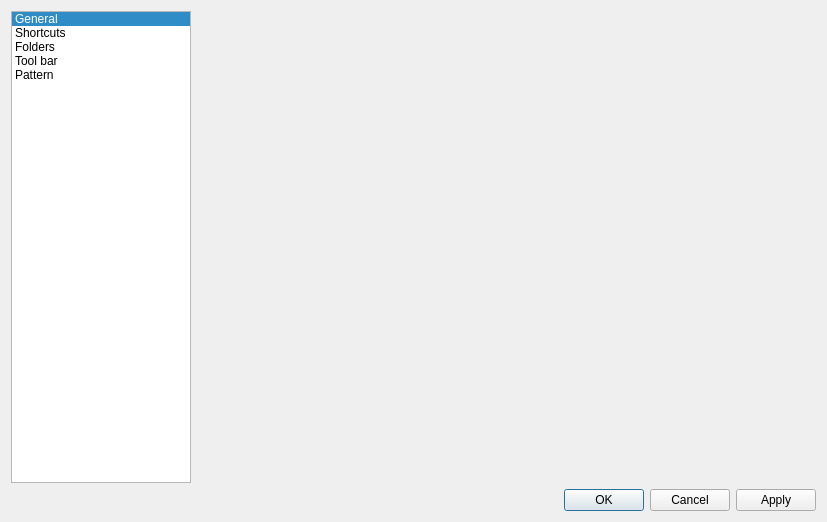
<?xml version="1.0" encoding="UTF-8"?>
<ui version="4.0">
 <class>DialogPreferences</class>
 <widget class="QDialog" name="DialogPreferences">
  <property name="geometry">
   <rect>
    <x>0</x>
    <y>0</y>
    <width>827</width>
    <height>522</height>
   </rect>
  </property>
  <property name="windowTitle">
   <string>Preferences</string>
  </property>
  <property name="windowIcon">
   <iconset resource="../../../libs/vmisc/share/resources/icon.qrc">
    <normaloff>:/icon/64x64/icon64x64.png</normaloff>:/icon/64x64/icon64x64.png</iconset>
  </property>
  <layout class="QVBoxLayout" name="verticalLayout">
   <item>
    <layout class="QHBoxLayout" name="horizontalLayout">
     <item>
      <widget class="QListWidget" name="contentsWidget">
       <property name="minimumSize">
        <size>
         <width>180</width>
         <height>0</height>
        </size>
       </property>
       <property name="maximumSize">
        <size>
         <width>180</width>
         <height>16777215</height>
        </size>
       </property>
       <property name="textElideMode">
        <enum>Qt::ElideNone</enum>
       </property>
       <property name="movement">
        <enum>QListView::Static</enum>
       </property>
       <property name="currentRow">
        <number>0</number>
       </property>
       <item>
        <property name="text">
         <string>General</string>
        </property>
        <property name="flags">
         <set>ItemIsSelectable|ItemIsUserCheckable|ItemIsEnabled</set>
        </property>
       </item>
       <item>
        <property name="text">
         <string>Shortcuts</string>
        </property>
        <property name="flags">
         <set>ItemIsSelectable|ItemIsUserCheckable|ItemIsEnabled</set>
        </property>
       </item>
       <item>
        <property name="text">
         <string>Folders</string>
        </property>
        <property name="flags">
         <set>ItemIsSelectable|ItemIsUserCheckable|ItemIsEnabled</set>
        </property>
       </item>
       <item>
        <property name="text">
         <string>Tool bar</string>
        </property>
        <property name="flags">
         <set>ItemIsSelectable|ItemIsUserCheckable|ItemIsEnabled</set>
        </property>
       </item>
       <item>
        <property name="text">
         <string>Pattern</string>
        </property>
        <property name="flags">
         <set>ItemIsSelectable|ItemIsUserCheckable|ItemIsEnabled</set>
        </property>
       </item>
      </widget>
     </item>
     <item>
      <widget class="QStackedWidget" name="pagesWidget">
       <property name="sizePolicy">
        <sizepolicy hsizetype="Expanding" vsizetype="Preferred">
         <horstretch>0</horstretch>
         <verstretch>0</verstretch>
        </sizepolicy>
       </property>
       <property name="sizeIncrement">
        <size>
         <width>0</width>
         <height>0</height>
        </size>
       </property>
       <widget class="QWidget" name="page_2"/>
      </widget>
     </item>
    </layout>
   </item>
   <item>
    <widget class="QDialogButtonBox" name="buttonBox">
     <property name="orientation">
      <enum>Qt::Horizontal</enum>
     </property>
     <property name="standardButtons">
      <set>QDialogButtonBox::Apply|QDialogButtonBox::Cancel|QDialogButtonBox::Ok</set>
     </property>
    </widget>
   </item>
  </layout>
 </widget>
 <resources>
  <include location="../../../libs/vmisc/share/resources/icon.qrc"/>
 </resources>
 <connections>
  <connection>
   <sender>buttonBox</sender>
   <signal>rejected()</signal>
   <receiver>DialogPreferences</receiver>
   <slot>reject()</slot>
   <hints>
    <hint type="sourcelabel">
     <x>316</x>
     <y>260</y>
    </hint>
    <hint type="destinationlabel">
     <x>286</x>
     <y>274</y>
    </hint>
   </hints>
  </connection>
 </connections>
</ui>
